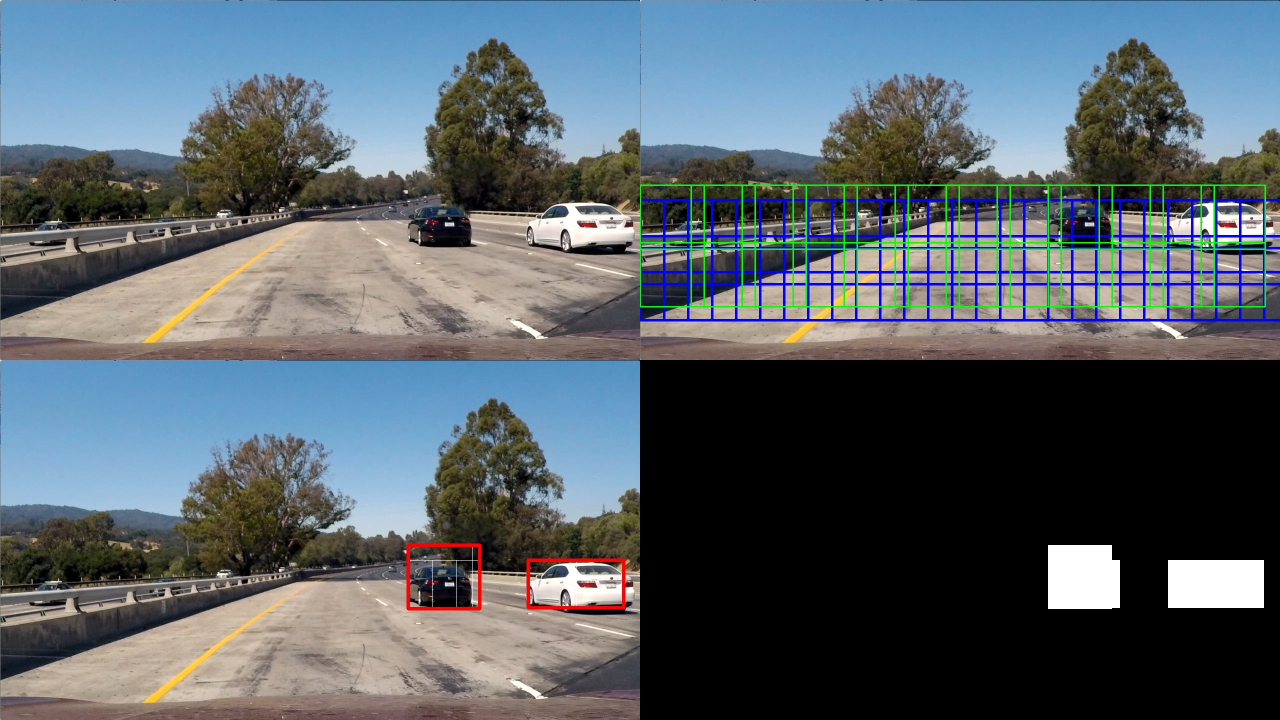
#> input picture images/test1.jpg, 2560 x 1440 px, given in place of project_video.mp4, which was not available (shown at 1/2 size)
$ python train-hog.py   (older library calls are emulated)
#> lines starting #> are read from the running program, lines starting #| are printed output that depends on the picture; after the words box and inside, x2 and y2 are one past the last pixel; in counts of white or black regions, pixels touching at a corner belong together; pictures that were not available may be replaced by others from this repository, and a replacement may not be noted
### hog.py
#!/usr/bin/python3
from sklearn.model_selection import train_test_split
from sklearn.preprocessing import StandardScaler
from sklearn.svm import LinearSVC
import matplotlib.pyplot as plt
from skimage.feature import hog
from tqdm import tqdm
import numpy as np
import cv2
import glob
import json
import pickle


# [112 lines left out: functions showHistograms, get_hog_features, bin_spatial, color_hist, extract_features, get_features, not called in this run]

# Here is your draw_boxes function from the previous exercise
def draw_boxes(img, bboxes, color=(0, 0, 255), thick=6):
    # Make a copy of the image
    imcopy = np.copy(img)
    # Iterate through the bounding boxes
    for bbox in bboxes:
        # Draw a rectangle given bbox coordinates
        cv2.rectangle(imcopy, bbox[0], bbox[1], color, thick)
    # Return the image copy with boxes drawn
    return imcopy

# Define a function that takes an image,
# start and stop positions in both x and y,
# window size (x and y dimensions),
# and overlap fraction (for both x and y)
def slide_window(img, x_start_stop=[None, None], y_start_stop=[None, None],
                    xy_window=(64, 64), xy_overlap=(0.5, 0.5)):
    # If x and/or y start/stop positions not defined, set to image size
    if x_start_stop[0] == None:
        x_start_stop[0] = 0
    if x_start_stop[1] == None:
        x_start_stop[1] = img.shape[1]
    if y_start_stop[0] == None:
        y_start_stop[0] = 0
    if y_start_stop[1] == None:
        y_start_stop[1] = img.shape[0]
    # Compute the span of the region to be searched
    xspan = x_start_stop[1] - x_start_stop[0]
    yspan = y_start_stop[1] - y_start_stop[0]
    # Compute the number of pixels per step in x/y
    nx_pix_per_step = np.int(xy_window[0]*(1 - xy_overlap[0]))
    ny_pix_per_step = np.int(xy_window[1]*(1 - xy_overlap[1]))
    # Compute the number of windows in x/y
    nx_windows = np.int(xspan/nx_pix_per_step) - 1
    ny_windows = np.int(yspan/ny_pix_per_step) - 1
    # Initialize a list to append window positions to
    window_list = []
    # Loop through finding x and y window positions
    # Note: you could vectorize this step, but in practice
    # you'll be considering windows one by one with your
    # classifier, so looping makes sense
    for ys in range(ny_windows+1):
        for xs in range(nx_windows+1):
            # Calculate window position
            startx = xs*nx_pix_per_step + x_start_stop[0]
            endx = startx + xy_window[0]
            starty = ys*ny_pix_per_step + y_start_stop[0]
            endy = starty + xy_window[1]
            # Append window position to list
            window_list.append(((startx, starty), (endx, endy)))
    # Return the list of windows
    return window_list

# Define a function you will pass an image
# and the list of windows to be searched (output of slide_windows())
# [59 lines left out: functions search_windows_hog, add_heat, apply_threshold, draw_labeled_bboxes, not called in this run]

### data.py
#!/usr/bin/python3
from sklearn.model_selection import train_test_split
from sklearn.svm import LinearSVC
import matplotlib.pyplot as plt
from skimage.feature import hog
from tqdm import tqdm
import numpy as np
import cv2
import glob
import json
import pickle


def loadImages():
    cars=glob.glob('datasets/vehicles/*/*.png')
    noncars=glob.glob('datasets/non-vehicles/*/*.png')

    print('Cars images:',len(cars))
    print('Non-cars images:',len(noncars))
    cars_imgs=[]
    noncars_imgs=[]
    try:
        data = pickle.load(open("cars-noncars-dataset.p", "rb"))
        print('Loading pickled images')
        cars_imgs=data['cars']
        noncars_imgs=data['noncars']
    except (OSError, IOError) as e:
        print('Loading images')
        for fname in tqdm(cars):
            cars_imgs.append(cv2.imread(fname))
        for fname in tqdm(noncars):
            noncars_imgs.append(cv2.imread(fname))
        print('Pickling images')
        data={'cars':cars_imgs,'noncars':noncars_imgs}
        pickle.dump(data, open("cars-noncars-dataset.p", "wb"))
    return cars_imgs,noncars_imgs

### train-hog.py
#!/usr/bin/python3
from sklearn.model_selection import train_test_split
from sklearn.svm import LinearSVC
import matplotlib.pyplot as plt
from skimage.feature import hog
from tqdm import tqdm
import numpy as np
import cv2
import glob
import json
import pickle
import time

from sklearn.preprocessing import StandardScaler
from data import loadImages
from hog import *
from scipy.ndimage.measurements import label


cars_imgs,noncars_imgs=loadImages()
car_features=[]
noncar_features=[]

# Define a function you will pass an image
# and the list of windows to be searched (output of slide_windows())
# [15 lines left out: function search_windows, not called in this run]

try:
    data = pickle.load(open("cars-noncars-features.p", "rb"))
    print('Loading pickled data')
    car_features=data['car_features']
    noncar_features=data['noncar_features']
except (OSError, IOError) as e:
    print('Generating features')
    for img in tqdm(cars_imgs):
        features = get_features(img)
        car_features.append(features)
    for img in tqdm(noncars_imgs):
        features = get_features(img)
        noncar_features.append(features)

    car_features=np.array(car_features)
    noncar_features=np.array(noncar_features)

    print('Pickling data')
    data={'car_features':car_features,'noncar_features':noncar_features}
    pickle.dump(data, open("cars-noncars-features.p", "wb"))


if len(car_features) > 0:
    # Create an array stack of feature vectors

    X = np.vstack((car_features, noncar_features)).astype(np.float64)
    y = np.hstack((np.ones(len(car_features)),np.zeros(len(noncar_features))))

    # Fit a per-column scaler
    X_scaler = StandardScaler().fit(X)


    # Apply the scaler to X
    scaled_X = X_scaler.transform(X)
    car_ind = np.random.randint(0, len(cars_imgs))

    # [16 lines of commented-out code are left out]
    rand_state = np.random.randint(0, 100)
    X_train, X_test, y_train, y_test = train_test_split(
        scaled_X, y, test_size=0.2, random_state=rand_state)

    print('X_train',X_train.shape)
    print('y_train',y_train.shape)
    print('X_test',X_test.shape)
    print('y_test',y_test.shape)
    print('Feature vector length:', len(X_train[0]))

    # Use a linear SVC (support vector classifier)
    svc = LinearSVC()
    # Train the SVC
    print('Training...')
    svc.fit(X_train, y_train)

    print('Test Accuracy of SVC = ', svc.score(X_test, y_test))
    print('My SVC predicts: ', svc.predict(X_test))
    print('For labels: ', y_test)

# image=cv2.imread('datasets/object-dataset/1478019952686311006.jpg')
# image=cv2.imread('CarND-Vehicle-Detection/test_images/test1.jpg')

def generate_windows(image,car_pos):
    generate_windows.counter+=1
    windows0=[]
    windows1=[]
    windows2=[]
    windows3=[]
    if len(car_pos)==0 or generate_windows.counter>10:
        generate_windows.counter=0
        # windows0 = slide_window(image, x_start_stop=[200, 1000], y_start_stop=[400, 600], xy_window=(64, 64), xy_overlap=(0.75, 0.5))
        # windows3 = slide_window(image, x_start_stop=[None, None], y_start_stop=[200,None], xy_window=(256,256), xy_overlap=(0.5, 0.5))
        windows2 = slide_window(image, x_start_stop=[None, None], y_start_stop=[400,680], xy_window=(96, 96), xy_overlap=(0.5, 0.25))
        windows3 = slide_window(image, x_start_stop=[None, None], y_start_stop=[370, 680], xy_window=(128, 128), xy_overlap=(0.2, 0.1))
    if len(car_pos)>0:
        for bbox in car_pos:
            xmin=bbox[0][0]-30
            xmax=bbox[1][0]+30
            ymin=bbox[0][1]
            ymax=bbox[1][1]

            xmin=max(0,xmin)
            xmax=min(image.shape[1],xmax)
            ymin=max(0,ymin)
            ymax=min(image.shape[0],ymax)

            windows0 += windows0 + slide_window(image, x_start_stop=[xmin, xmax], y_start_stop=[ymin, ymax], xy_window=(48,48), xy_overlap=(0.2, 0.2))
            windows1 += windows1 + slide_window(image, x_start_stop=[xmin, xmax], y_start_stop=[ymin, ymax], xy_window=(64, 64), xy_overlap=(0.75, 0.75))
            windows2 += windows2 +  slide_window(image, x_start_stop=[xmin, xmax], y_start_stop=[ymin,ymax], xy_window=(96, 96), xy_overlap=(0.75, 0.75))
            windows3 += windows3 + slide_window(image, x_start_stop=[xmin, xmax], y_start_stop=[ymin, ymax], xy_window=(128,128), xy_overlap=(0.2, 0.2))
    windows=windows0+windows1+windows2+windows3


    window_img = draw_boxes(image, windows1, color=(0, 0, 255), thick=4)
    window_img = draw_boxes(window_img, windows2, color=(255, 0, 0), thick=3)
    window_img = draw_boxes(window_img, windows3, color=(0, 255, 0), thick=2)
    window_img = draw_boxes(window_img, windows0, color=(0, 255, 255), thick=1)
    # cv2.imshow('result',window_img)
    # cv2.waitKey(0)
    return windows,window_img
generate_windows.counter=0

times=[]

for fimg in sorted(glob.glob('CarND-Vehicle-Detection/test_images/*.jpg')):
    print(fimg)
    img=cv2.imread(fimg)
    img=cv2.resize(img,(1280,720))
    start = time.time()
    windows,win_img=generate_windows(img,[])

    hot_windows=search_windows(img,windows,svc,X_scaler)
    window_img = draw_boxes(img.copy(), hot_windows, color=(255, 255, 255), thick=1)

    heat = np.zeros_like(img[:,:,0]).astype(np.float)
    # Add heat to each box in box list
    heat = add_heat(heat,hot_windows)

    # Apply threshold to help remove false positives
    heat = apply_threshold(heat,0)

    # Visualize the heatmap when displaying
    heatmap = np.clip(heat, 0, 255)

    # Find final boxes from heatmap using label function
    labels = label(heatmap)
    draw_img,car_pos = draw_labeled_bboxes(np.copy(window_img), labels)

    end = time.time()

    mix=np.concatenate((np.concatenate((img.astype(np.uint8),draw_img.astype(np.uint8)),axis=0),np.concatenate((win_img.astype(np.uint8),np.dstack([heatmap,heatmap,heatmap]).astype(np.uint8)),axis=0)),axis=1)

    end = time.time()
    times.append((end-start,len(car_pos)))

    cv2.imwrite('images/'+fimg.split('/')[-1],mix)

plt.plot(times)
plt.ylabel('seconds/detected cars')
plt.xlabel('frames')
plt.legend(('Frame time in seconds','Detected cars'))
plt.savefig('images/img-det.png')
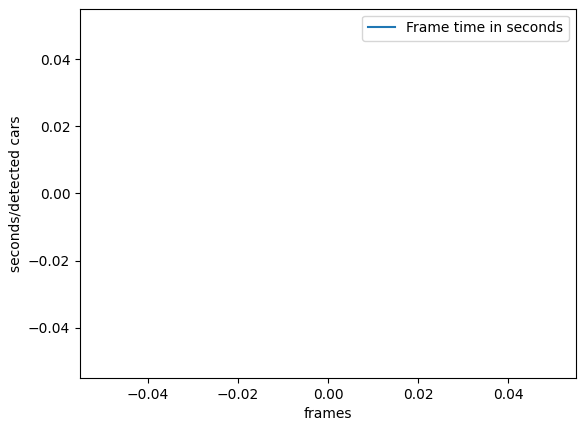
#> figure drawn by matplotlib, 1 panel


cap = cv2.VideoCapture('CarND-Vehicle-Detection/project_video.mp4')

last_car_pos=[]
times=[]
while(cap.isOpened()):
    ret, img = cap.read()
#> img is the input picture: shape (1440, 2560, 3); mean B, G, R 105.4, 98, 87.8
    if ret and not img is None:
        start = time.time()

        windows,win_img=generate_windows(img,last_car_pos)
#> in generate_windows, `windows2 = slide_window(image, x_start_stop=[None, None], y_start_stop..`: windows2 = 159 items
#> in generate_windows, `windows3 = slide_window(image, x_start_stop=[None, None], y_start_stop..`: windows3 = 50 items
#> in generate_windows, `windows=windows0+windows1+windows2+windows3`: windows = 209 items
#> call 2 of draw_boxes, with color = (255, 0, 0), thick = 3
#> the loop in draw_boxes (call 2), `for bbox in bboxes:` made 159 passes
#> bbox on passes 1 to 3: ((0, 400), (96, 496)), ((48, 400), (144, 496)), ((96, 400), (192, 496))
#> after the loop in draw_boxes (call 2), `for bbox in bboxes:`:
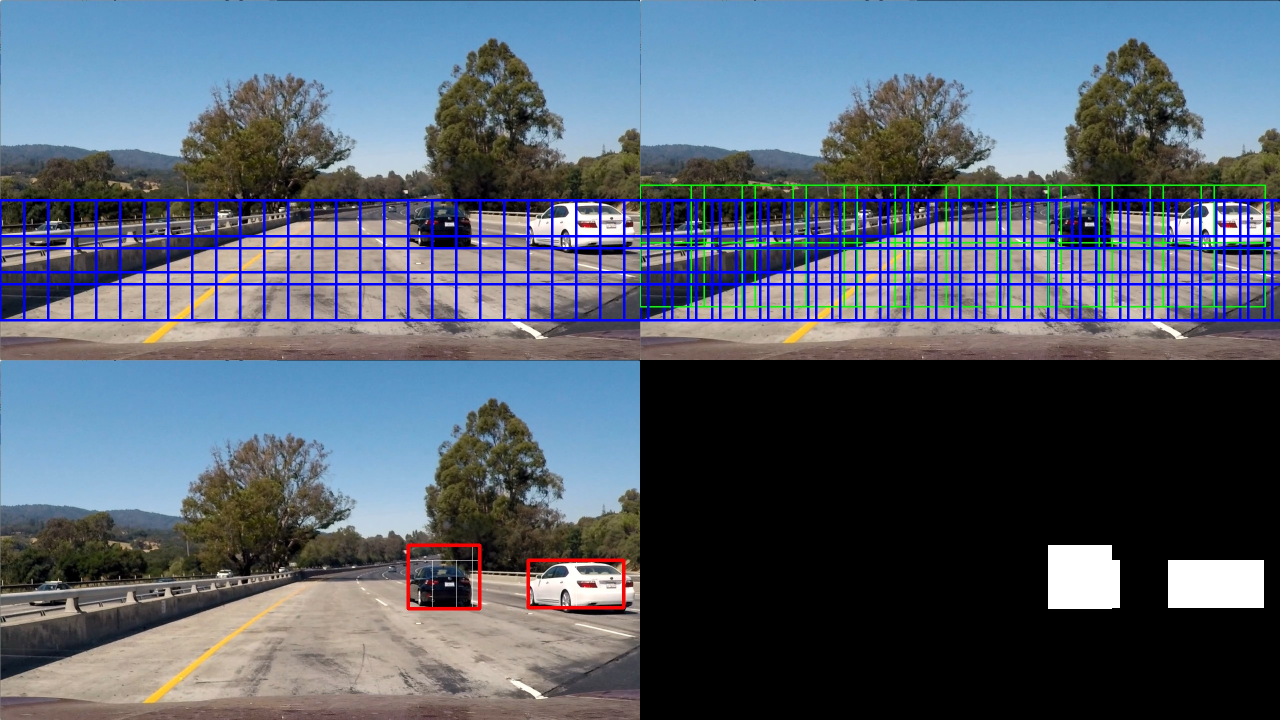
#> imcopy: shape (1440, 2560, 3) (shown at 1/2 size); 3.65% of pixels changed, all inside (x1, y1, x2, y2) = (0, 398, 2560, 643)
#> call 3 of draw_boxes, with color = (0, 255, 0), thick = 2
#> the loop in draw_boxes (call 3), `for bbox in bboxes:` made 50 passes
#> bbox on passes 1 to 8: ((0, 370), (128, 498)), ((102, 370), (230, 498)), ((204, 370), (332, 498)), ((306, 370), (434, 498)), ((408, 370), (536, 498)), ((510, 370), (638, 498)), ((612, 370), (740, 498)), ((714, 370), (842, 498))
#> after the loop in draw_boxes (call 3), `for bbox in bboxes:`:
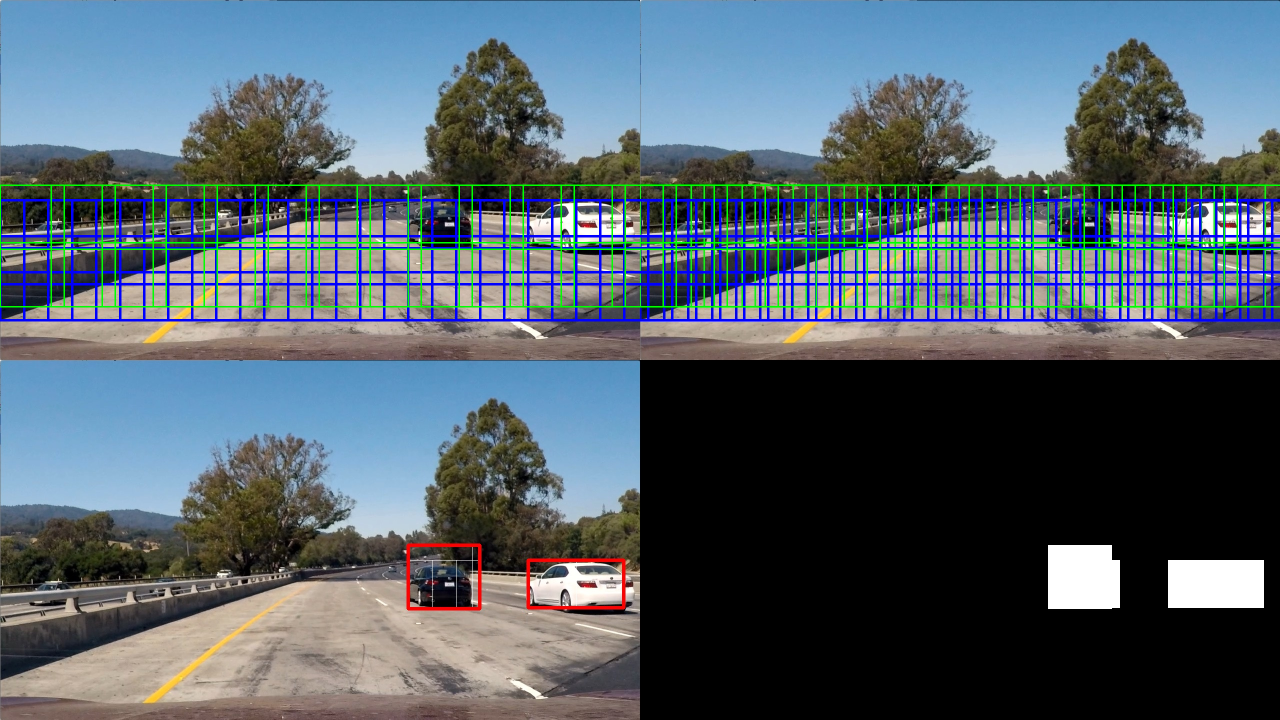
#> imcopy: shape (1440, 2560, 3) (shown at 1/2 size); 1.76% of pixels changed, all inside (x1, y1, x2, y2) = (0, 369, 2560, 615)
#> windows = 209 items

#> (the run stopped early here; a loop or call above may not have finished)

$ run again, on images/test2.jpg
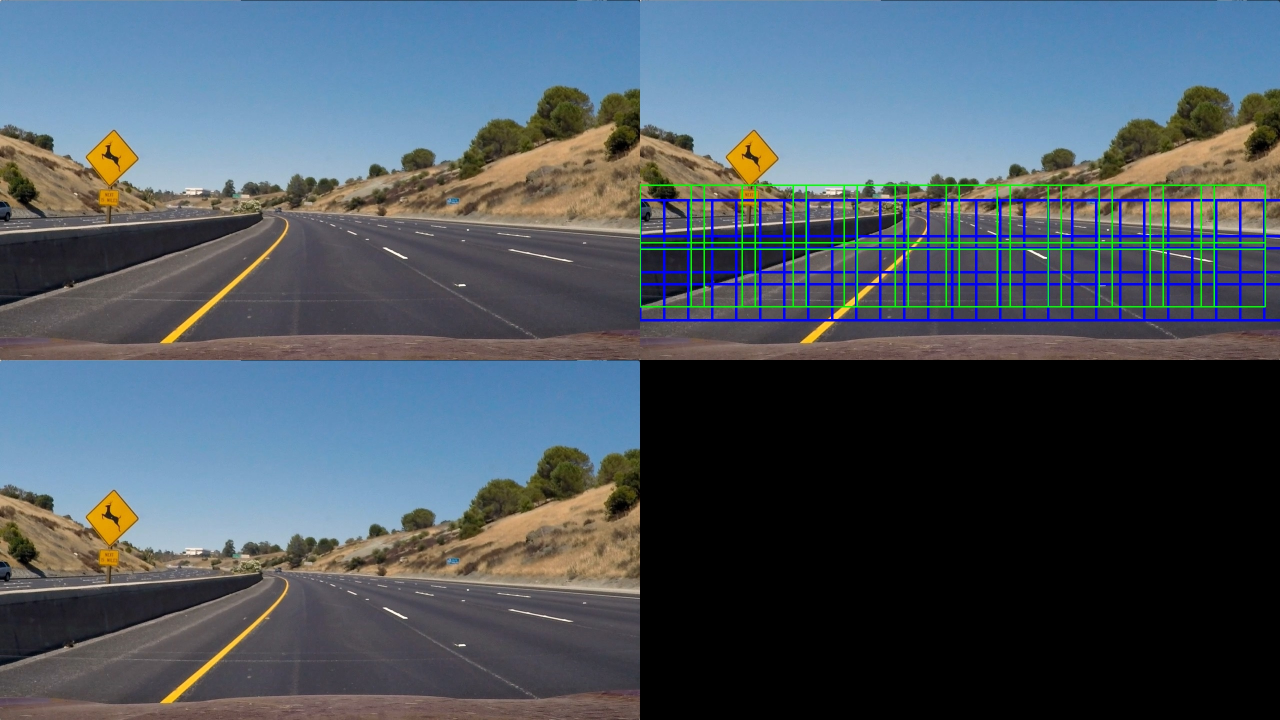
#> input picture images/test2.jpg, 2560 x 1440 px, given in place of project_video.mp4, which was not available (shown at 1/2 size)
#> img is the input picture: shape (1440, 2560, 3); mean B, G, R 96.3, 86.1, 74.9
#> windows2 = 159 items
#> windows3 = 50 items
#> in generate_windows, `windows=windows0+windows1+windows2+windows3`: windows = 209 items
#> the loop in draw_boxes (call 2), `for bbox in bboxes:` made 159 passes
#> bbox on passes 1 to 3: ((0, 400), (96, 496)), ((48, 400), (144, 496)), ((96, 400), (192, 496))
#> after the loop in draw_boxes (call 2), `for bbox in bboxes:`:
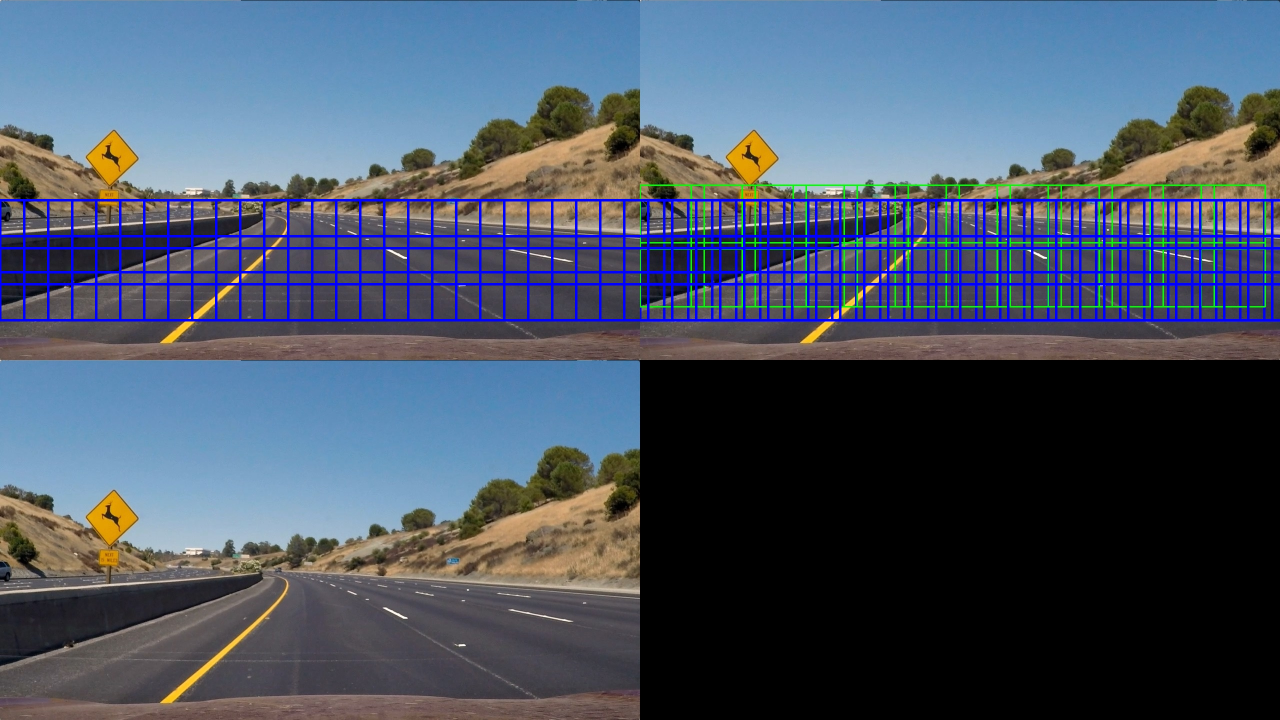
#> imcopy: shape (1440, 2560, 3) (shown at 1/2 size); 3.65% of pixels changed, all inside (x1, y1, x2, y2) = (0, 398, 2560, 643)
#> the loop in draw_boxes (call 3), `for bbox in bboxes:` made 50 passes
#> bbox on passes 1 to 8: ((0, 370), (128, 498)), ((102, 370), (230, 498)), ((204, 370), (332, 498)), ((306, 370), (434, 498)), ((408, 370), (536, 498)), ((510, 370), (638, 498)), ((612, 370), (740, 498)), ((714, 370), (842, 498))
#> after the loop in draw_boxes (call 3), `for bbox in bboxes:`:
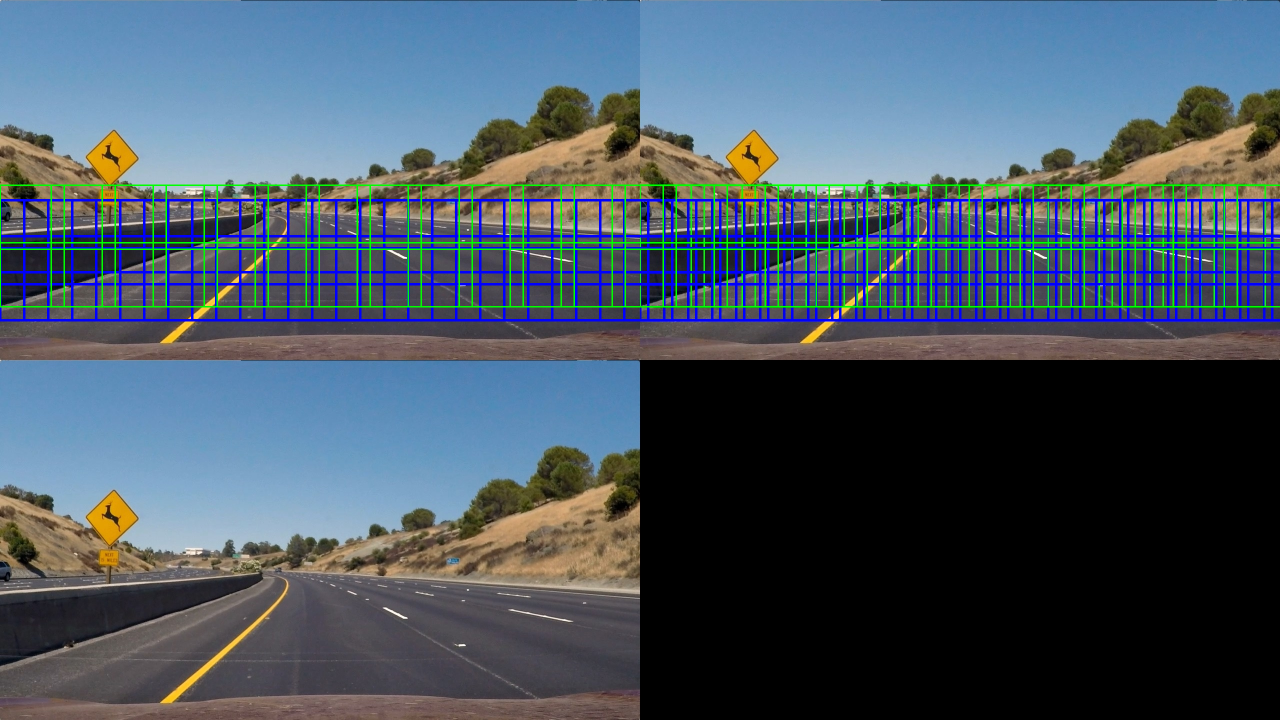
#> imcopy: shape (1440, 2560, 3) (shown at 1/2 size); 1.76% of pixels changed, all inside (x1, y1, x2, y2) = (0, 369, 2560, 615)
